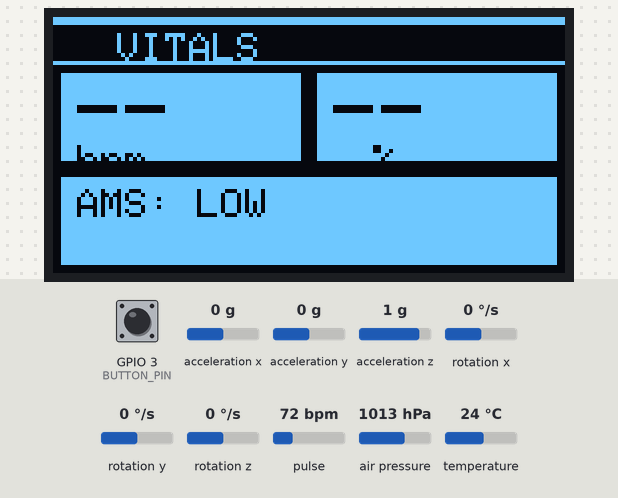
Recording of a sketch running on a simulated ESP32-C3. Parts: 128×64 one-colour display. The inputs (shaded band) are chosen by the test bench; at power-on: GPIO 3 (BUTTON_PIN) HIGH, temperature 24 °C, acceleration x 0 g, acceleration y 0 g, acceleration z 1 g, rotation x 0 °/s, rotation y 0 °/s, rotation z 0 °/s, pulse 72 bpm, air pressure 1013 hPa. Nothing arrives over Bluetooth unless stated; a phone connects over Bluetooth LE 3 s after start; what the sketch prints to the serial monitor is not drawn.

Above: at 1.6 s.
1.7 s: GPIO 3 (BUTTON_PIN) pulled LOW for 0.15 s
At 2.9 s:
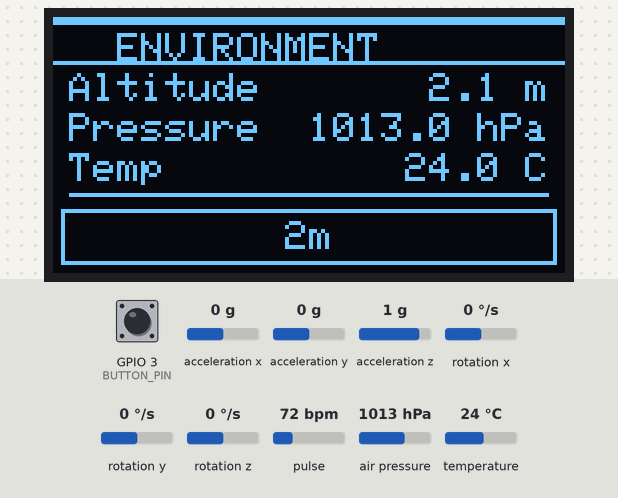
3.5 s: GPIO 3 (BUTTON_PIN) pulled LOW for 0.15 s
At 4.4 s:
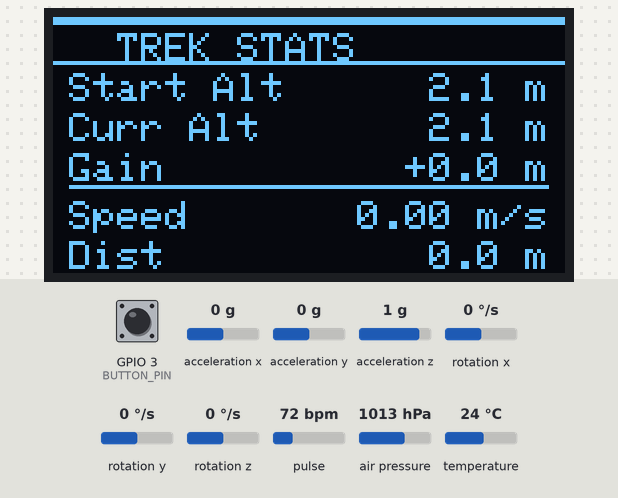
5.5 s: GPIO 3 (BUTTON_PIN) pulled LOW for 0.15 s
At 7.2 s:
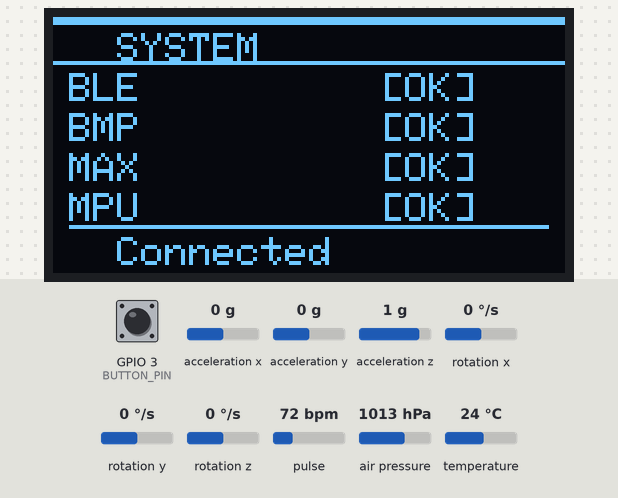
11.5 s: temperature set to 10.6 °C
13.0 s: temperature set to 9.4 °C
Timing chart, 0 to 16.0 s (numbered marks = the images above; inputs shaded):
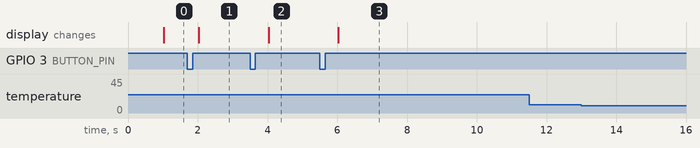

The sketch:

TrekProof_ARGUS.ino
```cpp
#include <Wire.h>
#include "Config.h"
#include "Scheduler.h"
#include "MPU6050Driver.h"
#include "BMP280Driver.h"
#include "MAX30102Driver.h"
#include "AMSEngine.h"
#include "OLEDDriver.h"
#include "BLEDriver.h"

SensorData g_sensorData;

TaskScheduler taskMPU(MPU6050_INTERVAL, updateMPU6050);
TaskScheduler taskMAX(MAX30102_INTERVAL, updateMAX30102);
TaskScheduler taskBMP(BMP280_INTERVAL, updateBMP280);
TaskScheduler taskAMS(AMS_INTERVAL, updateAMS);
TaskScheduler taskOLED(OLED_INTERVAL, updateOLED);
TaskScheduler taskBLE(BLE_INTERVAL, updateBLE);

namespace {
bool lastRawPressed = false;
bool stablePressed = false;
bool sosSentForPress = false;
unsigned long rawChangedAt = 0;
unsigned long pressedAt = 0;

void handleButton() {
    unsigned long now = millis();
    bool rawPressed = digitalRead(BUTTON_PIN) == LOW;
    if (rawPressed != lastRawPressed) {
        lastRawPressed = rawPressed;
        rawChangedAt = now;
    }
    if (now - rawChangedAt < DEBOUNCE_MS || rawPressed == stablePressed) return;

    stablePressed = rawPressed;
    if (stablePressed) {
        pressedAt = now;
        sosSentForPress = false;
        g_sensorData.sos_countdown = true;
        return;
    }
    g_sensorData.sos_countdown = false;
    if (!sosSentForPress) nextOLEDPage();
}

void detectSosHold() {
    if (!stablePressed || sosSentForPress) return;
    if (millis() - pressedAt < SOS_HOLD_MS) return;
    sosSentForPress = true;
    g_sensorData.sos_countdown = false;
    queuePhysicalSOS(pressedAt);
    g_sensorData.current_state = STATE_EMERGENCY;
    forceOLEDRedraw();
}
} // namespace

void setup() {
    Serial.begin(115200);
    Wire.begin(I2C_SDA, I2C_SCL);
    pinMode(BUTTON_PIN, INPUT_PULLUP);

    initMPU6050();
    initBMP280();
    initMAX30102();
    initAMS();
    initOLED();
    initBLE();

    Serial.print(F("ARGUS ready: "));
    Serial.println(argusDeviceId());
}

void loop() {
    if (!checkWatchdog()) {
        Serial.println(F("WATCHDOG: Resetting..."));
        delay(100);
        ESP.restart();
    }

    handleButton();
    detectSosHold();
    taskMPU.update();
    taskMAX.update();
    taskBMP.update();
    taskAMS.update();
    taskOLED.update();
    taskBLE.update();
}
```

AMSEngine.cpp
```cpp
#include "AMSEngine.h"
#include "Config.h"
#include <cstring>

void initAMS() {
    strcpy(g_sensorData.ams, "LOW");
}

void updateAMS() {
    // ── Watchdog liveness ping ──
    g_sensorData.last_watchdog_ping = millis();

    int riskScore = 0;

    // Altitude scoring (cumulative — higher you go, more risk)
    if (g_sensorData.altitude > 2500.0f) riskScore += 1;
    if (g_sensorData.altitude > 3500.0f) riskScore += 2;

    // SpO2 — exclusive tiers (critical outweighs moderate)
    if (g_sensorData.spo2 > 0 && g_sensorData.spo2 < 80) {
        riskScore += 4;   // Critical hypoxia
    } else if (g_sensorData.spo2 > 0 && g_sensorData.spo2 < 90) {
        riskScore += 2;   // Moderate desaturation
    }

    // Heart rate (cumulative)
    if (g_sensorData.hr > 100) riskScore += 1;
    if (g_sensorData.hr > 120) riskScore += 1;

    // ── Evaluate risk ──
    if (g_sensorData.fall_detected) {
        strcpy(g_sensorData.ams, "CRITICAL: FALL");
        g_sensorData.current_state = STATE_EMERGENCY;
    } else if (riskScore <= 1) {
        strcpy(g_sensorData.ams, "LOW");
        g_sensorData.current_state = STATE_NORMAL;
    } else if (riskScore <= 3) {
        strcpy(g_sensorData.ams, "MODERATE");
        g_sensorData.current_state = STATE_AMS_WARNING;
    } else {
        strcpy(g_sensorData.ams, "HIGH");
        g_sensorData.current_state = STATE_EMERGENCY;
    }
}

// ── Watchdog: call this in loop(); returns false → reset needed ──
bool checkWatchdog() {
    unsigned long elapsed = millis() - g_sensorData.last_watchdog_ping;
    return (elapsed < WATCHDOG_TIMEOUT_MS);
}
```

AMSEngine.h
```cpp
#ifndef AMS_ENGINE_H
#define AMS_ENGINE_H

void initAMS();
void updateAMS();
bool checkWatchdog();   // Returns true if watchdog is healthy

#endif
```

Scheduler.cpp
```cpp
#include "Scheduler.h"

TaskScheduler::TaskScheduler(unsigned long interval, void (*taskFunc)())
    : m_interval(interval), m_lastRun(0), m_taskFunc(taskFunc) {}

void TaskScheduler::update() {
    unsigned long now = millis();
    // Compute elapsed first — handles unsigned wraparound correctly
    unsigned long elapsed = now - m_lastRun;
    if (elapsed >= m_interval) {
        m_lastRun = now;
        if (m_taskFunc) {
            m_taskFunc();
        }
    }
}
```

Scheduler.h
```cpp
#ifndef SCHEDULER_H
#define SCHEDULER_H

#include <Arduino.h>

class TaskScheduler {
public:
    TaskScheduler(unsigned long interval, void (*taskFunc)());
    void update();

private:
    unsigned long m_interval;
    unsigned long m_lastRun;
    void (*m_taskFunc)();
};

#endif
```

Config.h
```cpp
#ifndef CONFIG_H
#define CONFIG_H

#include <Arduino.h>

// Confirmed ESP32-C3 Super Mini wiring from TrekProof_Fixed.zip.
#define I2C_SDA 8
#define I2C_SCL 9

// The button is wired to ground and uses the ESP32 internal pull-up.
#define BUTTON_PIN 3
#define SOS_HOLD_MS 800
#define DEBOUNCE_MS 40

#define MAX30102_INTERVAL 10
#define BMP280_INTERVAL 1000
#define MPU6050_INTERVAL 50
#define OLED_INTERVAL 1000
#define BLE_INTERVAL 2000
#define AMS_INTERVAL 1000

#define PAGE_SWITCH_INTERVAL 15000
#define PAGE_COUNT 4

#define FALL_RESET_TIMEOUT_MS 30000
#define FREE_FALL_THRESHOLD 0.4f
#define IMPACT_THRESHOLD 2.5f
#define IMPACT_WINDOW_MS 500

#define WATCHDOG_TIMEOUT_MS 8000
#define SEA_LEVEL_PRESSURE 1013.25f

#define BLE_JSON_BUF_SIZE 384
#define BLE_NOTIFICATION_CHUNK_SIZE 180

enum SystemState {
    STATE_NORMAL,
    STATE_AMS_WARNING,
    STATE_EMERGENCY
};

struct SensorData {
    // -1 means unavailable. Zero is never used as an unavailable health value.
    int hr = -1;
    int spo2 = -1;
    char sensor_state[20] = "invalid";
    unsigned long sensor_captured_at = 0;

    float altitude = 0.0f;
    float pressure = 0.0f;
    float temperature = 0.0f; // BMP280 ambient temperature, never body temperature.
    float start_altitude = 0.0f;
    float average_speed = 0.0f;
    float distance = 0.0f;
    char ams[20] = "LOW";

    bool bmp280_ok = false;
    bool max30102_ok = false;
    bool mpu6050_ok = false;
    bool ble_connected = false;
    bool ble_advertising = false;

    SystemState current_state = STATE_NORMAL;
    bool fall_detected = false;
    bool sos_countdown = false;
    bool sos_active = false;
    unsigned long last_watchdog_ping = 0;
};

extern SensorData g_sensorData;

#endif
```

argus_ble_config.h
```cpp
#pragma once

#define ARGUS_DEVICE_NAME_PREFIX "ARGUS-"
#define ARGUS_SERVICE_UUID "4fafc201-1fb5-459e-8fcc-c5c9c331914b"
#define ARGUS_CHARACTERISTIC_UUID "beb5483e-36e1-4688-b7f5-ea07361b26a8"

#define ARGUS_FIRMWARE_VERSION "2.0.0"
```

BLEDriver.cpp
```cpp
#include "BLEDriver.h"
#include "Config.h"
#include "OLEDDriver.h"
#include "argus_ble_config.h"
#include <BLE2902.h>
#include <BLEDevice.h>
#include <BLEServer.h>
#include <BLEUtils.h>
#include <esp_system.h>
#include <cstdio>
#include <cstring>

namespace {
BLECharacteristic* argusCharacteristic = nullptr;
char deviceId[32] = {0};
char deviceName[20] = {0};
char jsonBuffer[BLE_JSON_BUF_SIZE] = {0};
bool sosPending = false;
uint8_t sosNotifyAttempts = 0;

bool setDeviceInfoValue(BLECharacteristic* characteristic, bool logPayload) {
    if (!characteristic) return false;
    char identityPayload[128];
    int length = snprintf(
        identityPayload,
        sizeof(identityPayload),
        "INFO|%s|%s",
        deviceId,
        ARGUS_FIRMWARE_VERSION
    );
    if (length <= 0 || length >= static_cast<int>(sizeof(identityPayload))) return false;
    characteristic->setValue(
        reinterpret_cast<uint8_t*>(identityPayload),
        length
    );
    if (logPayload) {
        Serial.println(F("BLE: characteristic read"));
        Serial.print(F("BLE payload: "));
        Serial.println(identityPayload);
    }
    return true;
}

void notifyJsonChunks(const char* payload, size_t length) {
    char chunk[BLE_NOTIFICATION_CHUNK_SIZE + 1];
    for (size_t offset = 0; offset < length; offset += BLE_NOTIFICATION_CHUNK_SIZE) {
        size_t chunkLength = length - offset;
        if (chunkLength > BLE_NOTIFICATION_CHUNK_SIZE) {
            chunkLength = BLE_NOTIFICATION_CHUNK_SIZE;
        }
        memcpy(chunk, payload + offset, chunkLength);
        chunk[chunkLength] = '\0';
        argusCharacteristic->setValue(
            reinterpret_cast<uint8_t*>(chunk),
            chunkLength
        );
        argusCharacteristic->notify();
        Serial.print(F("BLE: telemetry chunk bytes="));
        Serial.println(chunkLength);
        Serial.print(F("BLE payload chunk: "));
        Serial.println(chunk);
        delay(8);
    }
}

class ServerCallbacks : public BLEServerCallbacks {
    void onConnect(BLEServer*) override {
        g_sensorData.ble_connected = true;
        g_sensorData.ble_advertising = false;
        forceOLEDRedraw();
        Serial.println(F("BLE: browser connected"));
    }

    void onDisconnect(BLEServer*) override {
        g_sensorData.ble_connected = false;
        g_sensorData.ble_advertising = true;
        setDeviceInfoValue(argusCharacteristic, false);
        BLEDevice::startAdvertising();
        forceOLEDRedraw();
        Serial.println(F("BLE: browser disconnected"));
        Serial.println(F("BLE: advertising restarted"));
    }
};

class ArgusCharacteristicCallbacks : public BLECharacteristicCallbacks {
    void onRead(BLECharacteristic* characteristic) override {
        setDeviceInfoValue(characteristic, true);
    }
};

void buildIdentity() {
    uint64_t chipId = ESP.getEfuseMac();
    uint32_t shortId = static_cast<uint32_t>(chipId & 0xFFFFFFFFULL);
    snprintf(deviceId, sizeof(deviceId), "ARGUS-%08lX", static_cast<unsigned long>(shortId));
    snprintf(
        deviceName,
        sizeof(deviceName),
        ARGUS_DEVICE_NAME_PREFIX "%04lX",
        static_cast<unsigned long>(shortId & 0xFFFF)
    );
}

} // namespace

const char* argusDeviceId() {
    return deviceId;
}

void initBLE() {
    buildIdentity();
    BLEDevice::init(deviceName);
    BLEDevice::setMTU(247);

    BLEServer* server = BLEDevice::createServer();
    server->setCallbacks(new ServerCallbacks());
    BLEService* service = server->createService(ARGUS_SERVICE_UUID);

    // INFO remains available on READ. Notifications preserve the confirmed
    // TrekProof JSON field names and are chunked below the negotiated MTU.
    argusCharacteristic = service->createCharacteristic(
        ARGUS_CHARACTERISTIC_UUID,
        BLECharacteristic::PROPERTY_READ | BLECharacteristic::PROPERTY_NOTIFY
    );
    argusCharacteristic->addDescriptor(new BLE2902());
    argusCharacteristic->setCallbacks(new ArgusCharacteristicCallbacks());
    // Seed deterministic identity before advertising. The onRead callback
    // restores this value for every browser identity request even after
    // sensor or SOS notifications have used the same characteristic.
    setDeviceInfoValue(argusCharacteristic, false);

    service->start();
    BLEAdvertising* advertising = BLEDevice::getAdvertising();
    advertising->addServiceUUID(ARGUS_SERVICE_UUID);
    advertising->setScanResponse(true);
    advertising->start();
    g_sensorData.ble_connected = false;
    g_sensorData.ble_advertising = true;
    forceOLEDRedraw();
    Serial.println(F("BLE: advertising started"));
    Serial.print(F("BLE: advertising as "));
    Serial.println(deviceName);
}

void updateBLE() {
    if (!argusCharacteristic) return;

    int length = snprintf(
        jsonBuffer,
        sizeof(jsonBuffer),
        "{\"hr\":%d,\"spo2\":%d,\"altitude\":%.1f,"
        "\"pressure\":%.1f,\"temperature\":%.1f,"
        "\"start_altitude\":%.1f,\"current_altitude\":%.1f,"
        "\"average_speed\":%.2f,\"distance\":%.1f,\"ams\":\"%s\","
        "\"fall\":%s,\"fall_type\":\"%s\","
        "\"sos_countdown\":%s,\"sos\":%s}",
        g_sensorData.hr,
        g_sensorData.spo2,
        g_sensorData.altitude,
        g_sensorData.pressure,
        g_sensorData.temperature,
        g_sensorData.start_altitude,
        g_sensorData.altitude,
        g_sensorData.average_speed,
        g_sensorData.distance,
        g_sensorData.ams,
        g_sensorData.fall_detected ? "true" : "false",
        g_sensorData.fall_detected ? "impact" : "none",
        g_sensorData.sos_countdown ? "true" : "false",
        g_sensorData.sos_active ? "true" : "false"
    );
    if (length <= 0 || length >= static_cast<int>(sizeof(jsonBuffer))) {
        Serial.println(F("BLE: telemetry JSON exceeded buffer"));
        return;
    }
    if (g_sensorData.ble_connected) {
        notifyJsonChunks(jsonBuffer, length);
        if (sosPending) {
            sosNotifyAttempts++;
            if (sosNotifyAttempts >= 5) {
                sosPending = false;
                g_sensorData.sos_active = false;
            }
        }
    }
}

void queuePhysicalSOS(unsigned long pressedAt) {
    if (!argusCharacteristic) return;
    (void)pressedAt; // Browser receipt time is used as the wall-clock timestamp.
    sosPending = true;
    g_sensorData.sos_active = true;
    g_sensorData.sos_countdown = false;
    sosNotifyAttempts = 0;
    updateBLE();
    Serial.println(F("SOS: telemetry state activated"));
}
```

BLEDriver.h
```cpp
#ifndef BLE_DRIVER_H
#define BLE_DRIVER_H

void initBLE();
void updateBLE();
void queuePhysicalSOS(unsigned long pressedAt);
const char* argusDeviceId();

#endif
```

BMP280Driver.cpp
```cpp
#include "BMP280Driver.h"
#include "Config.h"
#include <Adafruit_BMP280.h>

static Adafruit_BMP280 bmp;
static float filteredAltitude  = 0.0f;
static bool  altitudeInitialized = false; // FIXED: was `filteredAltitude == 0.0f`,
                                            // a fragile float-equality sentinel —
                                            // a real bool is unambiguous.
static const float EMA_ALPHA   = 0.15f;

void initBMP280() {
    // Try both addresses explicitly (not short-circuit OR)
    bool ok = bmp.begin(0x76);
    if (!ok) ok = bmp.begin(0x77);
    g_sensorData.bmp280_ok = ok;
}

void resetStartAltitude() {
    if (!g_sensorData.bmp280_ok) return;
    float raw = bmp.readAltitude(SEA_LEVEL_PRESSURE);
    filteredAltitude = raw;
    altitudeInitialized = true;
    g_sensorData.start_altitude = raw;
    // FIXED: `altitude` and `current_altitude` were two separate fields
    // always set to the identical value everywhere in this file — pure
    // duplication that risked silently drifting apart later. Consolidated
    // to just `altitude`; current_altitude is no longer written here.
    // See Config.h — current_altitude field can be removed from SensorData
    // entirely once anything still reading it (OLEDDriver's Trek page) is
    // updated to read `altitude` instead (already done below in this pass).
    g_sensorData.altitude = raw;
}

void updateBMP280() {
    if (!g_sensorData.bmp280_ok) return;

    g_sensorData.temperature = bmp.readTemperature();
    g_sensorData.pressure    = bmp.readPressure() / 100.0f;

    float rawAlt = bmp.readAltitude(SEA_LEVEL_PRESSURE);

    // Exponential Moving Average
    if (!altitudeInitialized) {
        filteredAltitude = rawAlt;
        altitudeInitialized = true;
        g_sensorData.start_altitude = rawAlt;
    } else {
        filteredAltitude = (EMA_ALPHA * rawAlt)
                         + ((1.0f - EMA_ALPHA) * filteredAltitude);
    }

    g_sensorData.altitude = filteredAltitude;
}
```

BMP280Driver.h
```cpp
#ifndef BMP280_DRIVER_H
#define BMP280_DRIVER_H

void initBMP280();
void updateBMP280();
void resetStartAltitude();   // Recalibrate base altitude

#endif
```

MAX30102Driver.h
```cpp
#ifndef MAX30102_DRIVER_H
#define MAX30102_DRIVER_H

void initMAX30102();
void updateMAX30102();

#endif
```

MPU6050Driver.h
```cpp
#ifndef MPU6050_DRIVER_H
#define MPU6050_DRIVER_H

void initMPU6050();
void updateMPU6050();
void resetFallDetection();    // Clear fall flag + timer

#endif
```

OLEDDriver.h
```cpp
#ifndef OLED_DRIVER_H
#define OLED_DRIVER_H

#include <cstdint>

void initOLED();
void updateOLED();
void setOLEDPage(uint8_t page);      // Manual page select
void nextOLEDPage();                 // Advance to next page
void forceOLEDRedraw();              // Force full refresh
bool isOLEDInEmergency();            // True if showing emergency overlay

#endif
```

Source omitted: MAX30102Driver.cpp (5278 bytes), MPU6050Driver.cpp (3668 bytes), OLEDDriver.cpp (8807 bytes)

Measured:
- after the input at 1.7 s, the display: changes after 0.33 s (image 1)
- after the input at 3.5 s, the display: changes after 0.53 s (image 2)
- after the input at 5.5 s, the display: changes after 0.53 s (image 3)
- after the input at 11.5 s, every drawn part: stays the same
- after the input at 13.0 s, every drawn part: stays the same
